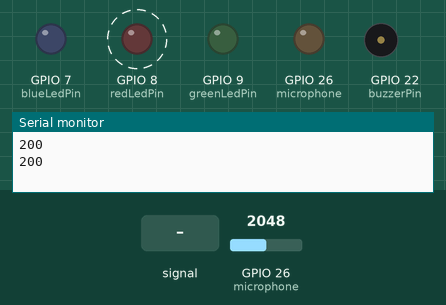
The sketch below on a simulated ESP32. On the bench: output pins drawn as LEDs (lit = HIGH), buzzer (waves = sounding, pin HIGH), the last lines printed to the serial monitor. Dashed ring = blinking. The inputs (shaded band) are chosen by the test bench; at power-on: GPIO 26 (microphone) = 2048.

Above: at 1.0 s.
1.4 s: GPIO 26 (microphone) set to 668
4.4 s: GPIO 26 (microphone) set to 574
At 4.55 s:
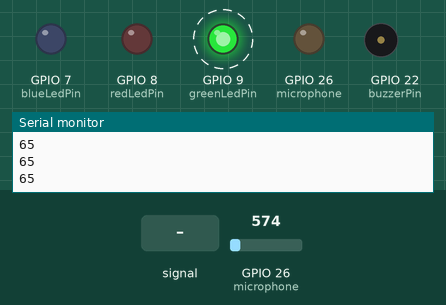
7.4 s: GPIO 26 (microphone) fed a 200 Hz sine of ±327 counts around its level
At 7.55 s:
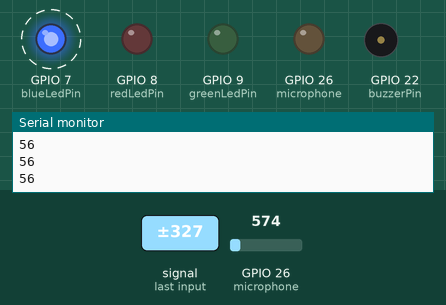
10.4 s: GPIO 26 (microphone) set to 491
At 13.3 s:
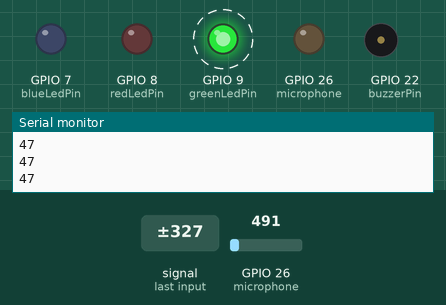
13.4 s: GPIO 26 (microphone) set to 430
16.4 s: GPIO 26 (microphone) set to 365
At 17.0 s:
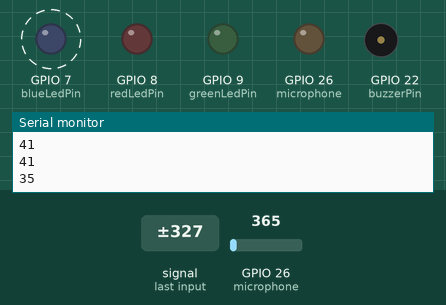
Timing chart, 0 to 20.4 s (numbered marks = the images above; inputs shaded):
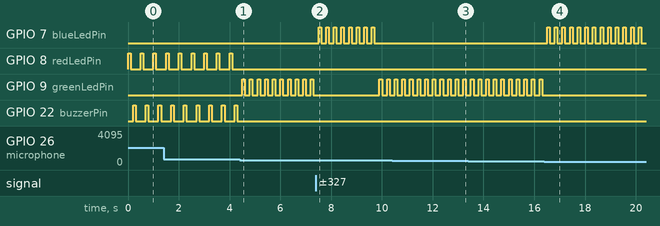

The sketch:

sketch_dec14b.ino
```cpp
#include <SPI.h>
const int irSensorPin = 27;
const int buzzerPin = 22;
const int redLedPin = 8;
const int blueLedPin = 7;
const int greenLedPin = 9;
const int microphone = 26;
const int button = 13;
const int tempSensorclk = 5;
const int tempSensordata = 4;
void setup() {
  // put your setup code here, to run once:
  // put your setup code here, to run once:

  pinMode(microphone,OUTPUT);
  pinMode(buzzerPin, OUTPUT);
  pinMode(redLedPin, OUTPUT);
  pinMode(blueLedPin, OUTPUT);
  pinMode(greenLedPin, OUTPUT);
  Serial.begin(9600);
}

void loop() {
  // put your main code here, to run repeatedly:
int Mic = analogRead(microphone);
int decibels=(Mic)/10.24;

  if (decibels < 40) {
    blinkLED(blueLedPin);
  }
  else if (decibels > 60) {
    blinkLED(redLedPin);
    blinkLED(buzzerPin);
  }
  else {
    blinkLED(9);

  }
  Serial.println(decibels);
  delay(100);
}

// Function to blink the specified LED
void blinkLED(int ledPin) {
  digitalWrite(ledPin, HIGH);
  delay(100);
  digitalWrite(ledPin, LOW);
  delay(100);
}
```

Measured:
- the behaviour switches between 625 and 624 on GPIO 26 (microphone) (found by bisection; images 0 and 1)
- the behaviour switches between 410 and 409 on GPIO 26 (microphone) (found by bisection; images 3 and 4)
- after the input at 4.4 s, GPIO 8 (redLedPin), GPIO 22 (buzzerPin): stops changing and stays LOW; GPIO 9 (greenLedPin): alternates HIGH for 0.10 s and LOW for 0.20 s, starting after 0.10 s
- after the input at 7.4 s, GPIO 7 (blueLedPin): alternates HIGH for 0.10 s and LOW for 0.20 s, 16 changes in all, then stays LOW, starting after 0.10 s
- after the input at 10.4 s, GPIO 8 (redLedPin), GPIO 22 (buzzerPin): stops changing and stays LOW
- after the input at 16.4 s, GPIO 7 (blueLedPin): alternates HIGH for 0.10 s and LOW for 0.20 s, starting after 0.11 s; GPIO 9 (greenLedPin): stops changing and stays LOW
- by itself, GPIO 8 (redLedPin), GPIO 22 (buzzerPin): alternates HIGH for 0.10 s and LOW for 0.40 s
